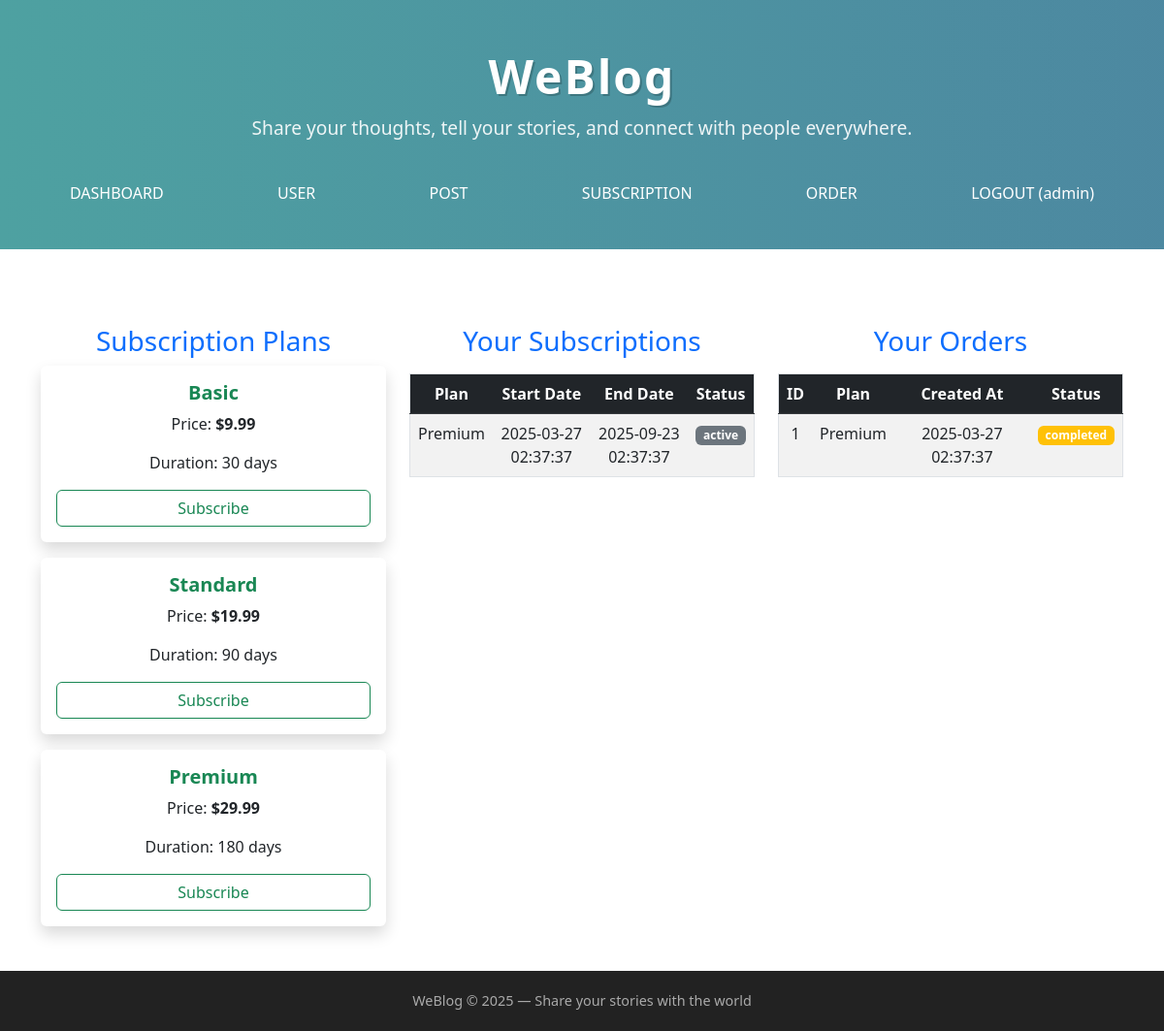
Page /subscription.php (signed in) on the committed database.
### tables this page shows
CREATE TABLE plans (
  id INT AUTO_INCREMENT PRIMARY KEY,
  name VARCHAR(50) UNIQUE,
  price DECIMAL(10,2),
  duration INT, 
  created_at DATETIME DEFAULT CURRENT_TIMESTAMP
);

CREATE TABLE subscriptions (
  id INT AUTO_INCREMENT PRIMARY KEY,
  user_id INT,
  plan_id INT,
  start_date DATETIME DEFAULT CURRENT_TIMESTAMP,
  end_date DATETIME,
  status_id INT,
  FOREIGN KEY (user_id) REFERENCES users(id) ON DELETE CASCADE,
  FOREIGN KEY (plan_id) REFERENCES plans(id) ON DELETE CASCADE,
  FOREIGN KEY (status_id) REFERENCES status_descriptions(id) ON DELETE SET NULL
);

CREATE TABLE status_descriptions (
  id INT AUTO_INCREMENT PRIMARY KEY,
  status VARCHAR(50) UNIQUE NOT NULL
);

CREATE TABLE orders (
  id INT AUTO_INCREMENT PRIMARY KEY,
  user_id INT,
  plan_id INT,
  status_id INT,
  created_at DATETIME DEFAULT CURRENT_TIMESTAMP,
  payment_method VARCHAR(50),
  FOREIGN KEY (user_id) REFERENCES users(id) ON DELETE CASCADE,
  FOREIGN KEY (plan_id) REFERENCES plans(id) ON DELETE CASCADE,
  FOREIGN KEY (status_id) REFERENCES status_orders(id) ON DELETE SET NULL
);

CREATE TABLE status_orders (
  id INT AUTO_INCREMENT PRIMARY KEY,
  status VARCHAR(50) UNIQUE NOT NULL
);

### subscription.php (the view, shortened to what this page needs)
<?php
include "includes/header.php";
$user_id = $_SESSION['user_id'];
$plans_query = "SELECT * FROM plans";
$plans_result = mysqli_query($conn, $plans_query);
$subscription_query = "SELECT s.id, p.name, s.start_date, s.end_date, sd.status
                       FROM subscriptions s
                       JOIN plans p ON s.plan_id = p.id
                       JOIN status_descriptions sd ON s.status_id = sd.id
                       WHERE s.user_id = $user_id";
$subscription_result = mysqli_query($conn, $subscription_query);
$orders_query = "SELECT o.id, p.name AS plan_name, o.created_at, so.status
                 FROM orders o
                 JOIN plans p ON o.plan_id = p.id
                 JOIN status_orders so ON o.status_id = so.id
                 WHERE o.user_id = $user_id";
$orders_result = mysqli_query($conn, $orders_query);
?>
<link rel="stylesheet" href="https://cdn.jsdelivr.net/npm/bootstrap@5.3.0/dist/css/bootstrap.min.css">
<div class="container mt-5">
    <div class="row">
        <div class="col-md-4">
            <h3 class="text-center text-primary">Subscription Plans</h3>
            <?php while ($plan = mysqli_fetch_assoc($plans_result)): ?>
                <div class="card shadow border-0 text-center mb-3">
                    <div class="card-body">
                        <h5 class="card-title text-success fw-bold"><?php echo htmlspecialchars($plan['name']); ?></h5>
                        <p class="card-text">Price: <strong>$<?php echo number_format($plan['price'], 2); ?></strong></p>
                        <p class="card-text">Duration: <?php echo $plan['duration']; ?> days</p>
                        <a href="order.php?plan_id=<?php echo $plan['id']; ?>" class="btn btn-outline-success w-100">Subscribe</a>
                    </div>
                </div>
            <?php endwhile; ?>
        </div>
        <div class="col-md-4">
            <h3 class="text-center text-primary">Your Subscriptions</h3>
            <table class="table table-hover table-striped mt-3 border">
                <thead class="table-dark">
                    <tr>
                        <th>Plan</th>
                        <th>Start Date</th>
                        <th>End Date</th>
                        <th>Status</th>
                    </tr>
                </thead>
                <tbody>
                    <?php while ($subscription = mysqli_fetch_assoc($subscription_result)): ?>
                        <tr>
                            <td><?php echo htmlspecialchars($subscription['name']); ?></td>
                            <td><?php echo $subscription['start_date']; ?></td>
                            <td><?php echo $subscription['end_date']; ?></td>
                            <td>
                                <span class="badge bg-<?php echo ($subscription['status'] == 'Active') ? 'success' : 'secondary'; ?>">
                                    <?php echo htmlspecialchars($subscription['status']); ?>
                                </span>
                            </td>
                        </tr>
                    <?php endwhile; ?>
                </tbody>
            </table>
        </div>
        <div class="col-md-4">
            <h3 class="text-center text-primary">Your Orders</h3>
            <table class="table table-hover table-striped mt-3 border">
                <thead class="table-dark">
                    <tr>
                        <th>ID</th>
                        <th>Plan</th>
                        <th>Created At</th>
                        <th>Status</th>
                    </tr>
                </thead>
                <tbody>
                    <?php while ($order = mysqli_fetch_assoc($orders_result)): ?>
                        <tr>
                            <td><?php echo $order['id']; ?></td>
                            <td><?php echo htmlspecialchars($order['plan_name']); ?></td>
                            <td><?php echo $order['created_at']; ?></td>
                            <td>
                                <span class="badge bg-<?php echo ($order['status'] == 'Completed') ? 'success' : 'warning'; ?>">
                                    <?php echo htmlspecialchars($order['status']); ?>
                                </span>
                            </td>
                        </tr>
                    <?php endwhile; ?>
                </tbody>
            </table>
        </div>
    </div>
</div>
<?php include "includes/footer.php"; ?>

### assets/css/style.css (style rules this page uses)
* { margin: 0; padding: 0; box-sizing: border-box; }
body { font-family: 'Segoe UI', Tahoma, Geneva, Verdana, sans-serif; line-height: 1.6; }
.container { width: 90%; max-width: 1100px; margin: auto; text-align: center; }

### subscription.php (style rules this page uses)
.container { max-width: 1200px; }

### rows in the picture
plans: name "Basic", price "9.99", duration "30"
plans: name "Standard", price "19.99", duration "90"
plans: name "Premium", price "29.99", duration "180"
subscriptions: plan.name "Premium", start_date "2025-03-27 02:37:37", end_date "2025-09-23 02:37:37", status.status "active"
orders: id "1", plan.name "Premium", created_at "2025-03-27 02:37:37", status.status "completed"

### other values in the picture
$_SESSION['username'] "admin"
